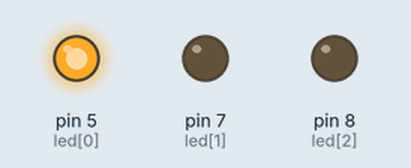
A sketch run on a simulated Arduino Uno, built with avr-gcc and run on an emulated ATmega328P. Shown: output pins drawn as LEDs (lit = HIGH).

Above: at 0.2 s.
At 0.7 s:
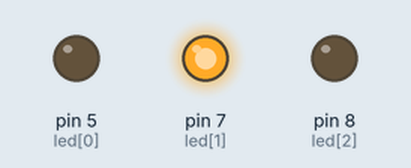
At 2.7 s:
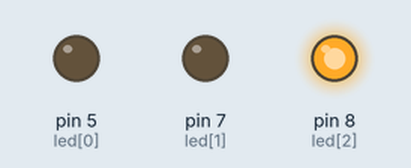
Timing chart, 0 to 3.5 s (numbered marks = the images above):
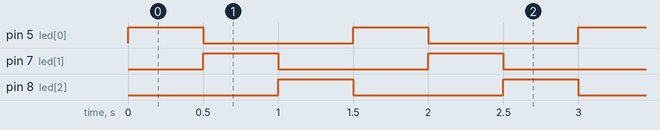

Measured:
- by itself, pin 5 (led[0]), pin 7 (led[1]), pin 8 (led[2]): alternates HIGH for 0.50 s and LOW for 1.0 s
- by itself, everything shown: repeats every 1.5 s, in 4 steps

The sketch:

led_sequence.ino
```cpp
// Arduino Basic LED Sequence
// Controls multiple LEDs using an array and a for loop

const int led[] = {5, 7, 8};   // LED pins
const int ledCount = 3;        // Number of LEDs

void setup() {
  // Set each LED pin as OUTPUT
  for (int i = 0; i < ledCount; i++) {
    pinMode(led[i], OUTPUT);
  }
}

void loop() {
  // Turn LEDs ON one by one
  for (int i = 0; i < ledCount; i++) {
    digitalWrite(led[i], HIGH);  // Turn LED ON
    delay(500);                  // Wait 500ms
    digitalWrite(led[i], LOW);   // Turn LED OFF
  }
}
```
